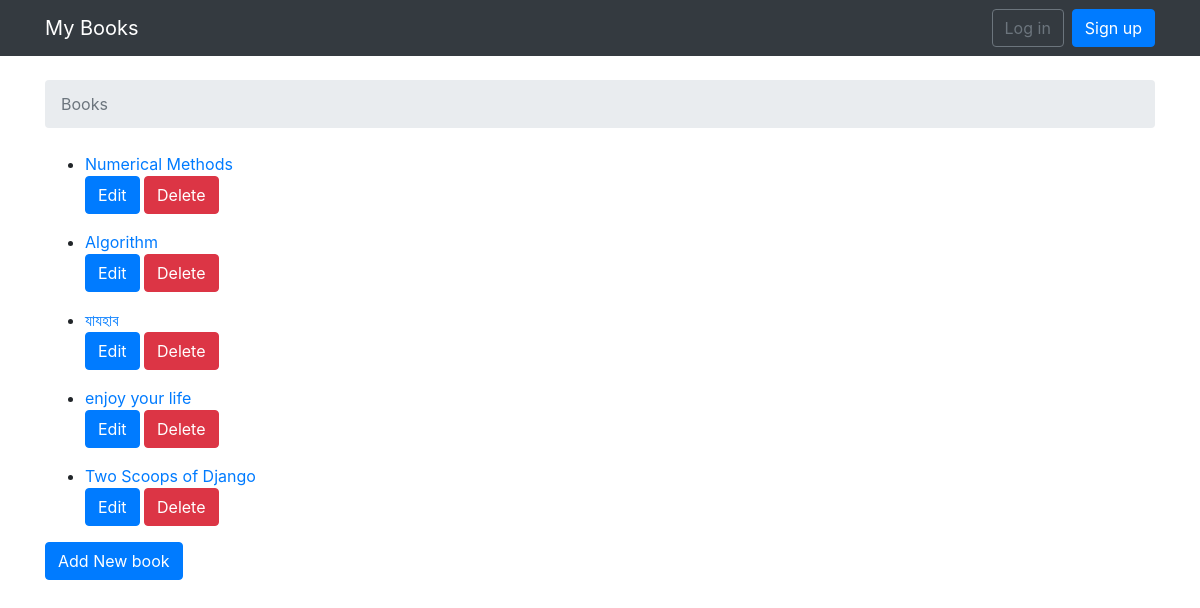
The app's page /, older data.
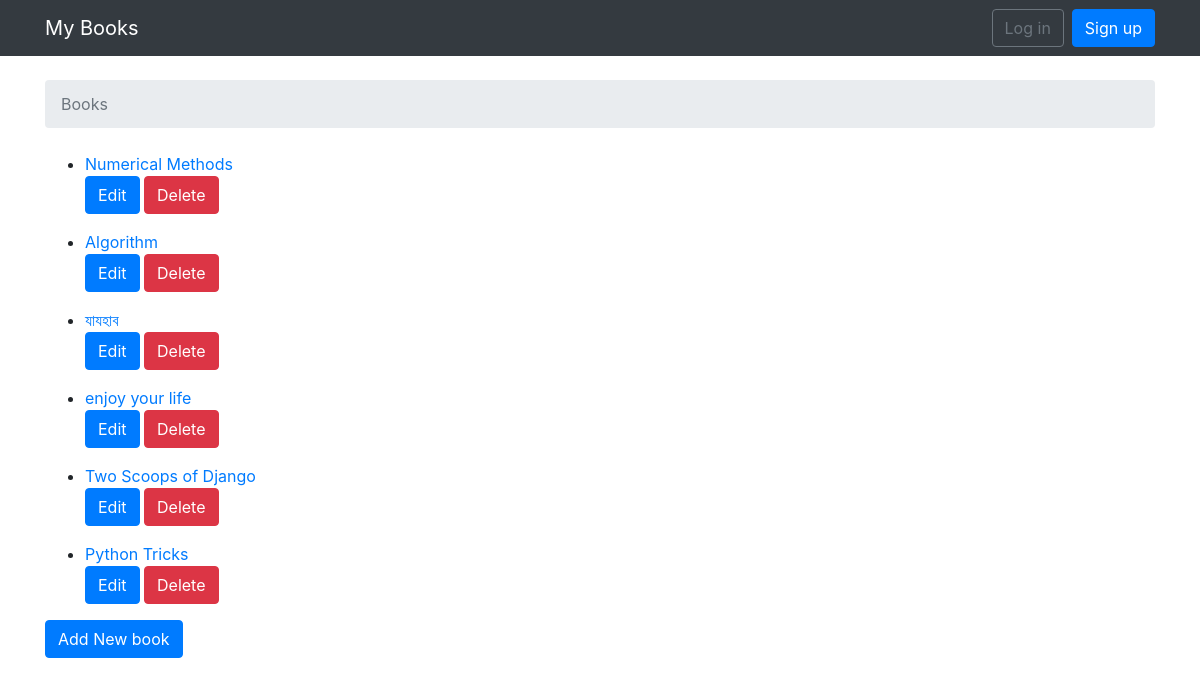
The same page, newer data.
### books/models.py (models this page shows, shortened)
class BookItem(models.Model):
    title       = models.CharField(max_length=50, default=False)
    author      = models.CharField(max_length=20, default=False)
    category    = models.ForeignKey('Category', on_delete=models.CASCADE,related_name='bookitems')
    description = models.TextField(max_length=200, default=False)

### books/views.py (the view)
# urls.py: url(r'^$', views.booklist, name='booklist'),
def booklist(request):
    book = BookItem.objects.all()
    return render(request, 'books/index.html', {'book':book})

### templates/books/index.html
{% extends 'base.html' %}
{% block breadcrumb %}
  <li class="breadcrumb-item active">Books</li>
{% endblock %}
{% block content %}
    {% for books in book %}
    <ul>
      <li> <a href="{% url 'book_details' books.pk %}">{{ books.title }}</a></li>
      <a class="btn btn-primary" href="{% url 'edit_book' books.pk %}">Edit</a>
      <a class="btn btn-danger" href="{% url 'delete_book' books.id %}">Delete</a>
    </ul>
    {% endfor %}
    <a class="btn btn-primary" href=" {% url 'add_book' %}">Add New book</a>
{% endblock %}

Row changes from the older to the newer data that the page shows:
added BookItem: title "Python Tricks"
